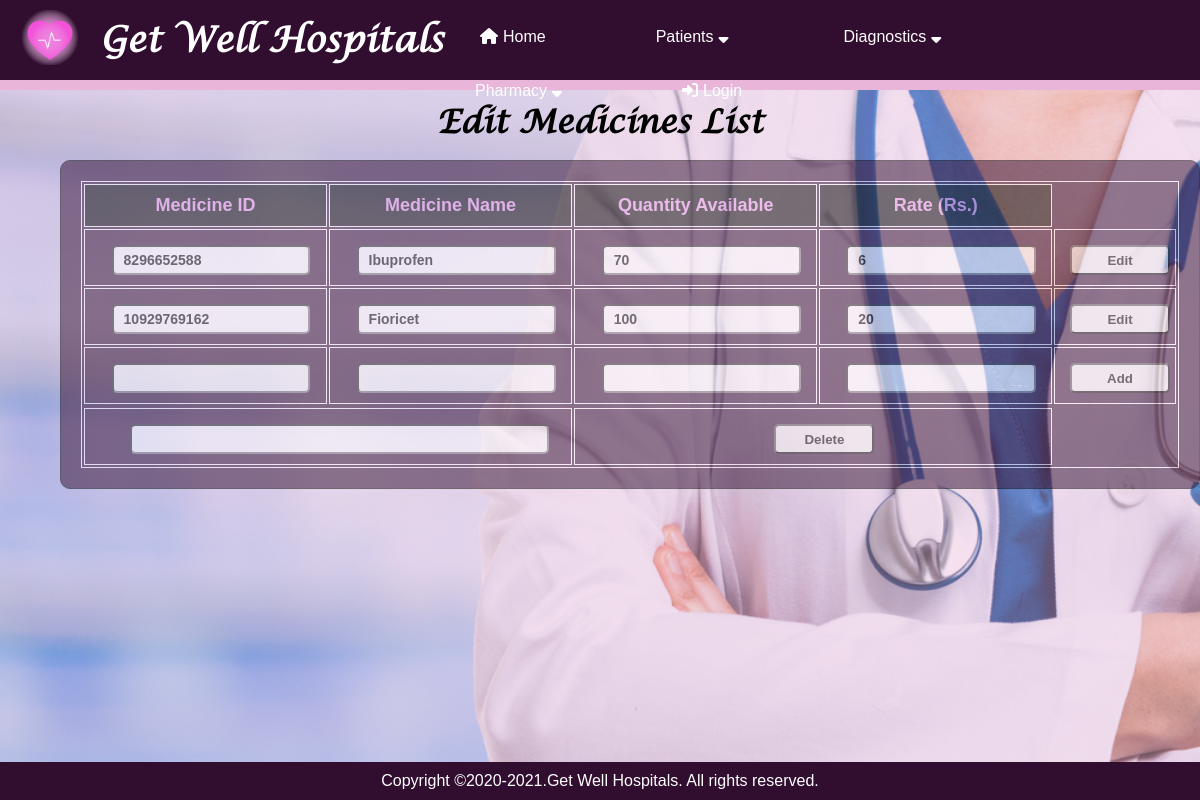
The page /edit_medicines on the database its author committed.
### application/routes.py (models this page shows)
class Medicine(db.Model):
    __tablename__ = 'medicine'
    medicine_id = Column(Integer, primary_key=True)
    medicine_name = Column(String)
    quantity_available = Column(Integer)
    rate = Column(Integer)

### application/routes.py (the view)
@app.route('/edit_medicines')
def edit_medicines():
    medicines = Medicine.query.all()
    return render_template("edit_medicines.html",medicines=medicines)

### application/templates/edit_medicines.html (shortened to what this page needs)
{% extends "layout.html" %}
{% block content %}
<h1>Edit Medicines List</h1>
<div class="background_table_bill" style="left: 5%;">
<div style="opacity:inherit 200%;">
        <table style="width:100%">
            <tr style="color: rgb(235, 157, 235);" >
              <th>Medicine ID</th>
              <th>Medicine Name</th>
              <th>Quantity Available</th>
              <th>Rate (Rs.)</th>
            </tr>
            {% for med in medicines %}
            <form action="edit_med3/{{med.medicine_id}}" method="POST">
            <tr style="text-align: center;">
              <td><input type="text" name="medicine_id" value={{med.medicine_id}}></td>
              <td><input type="text" name="medicine_name" value={{med.medicine_name}}></td>
              <td> <input type="text" name="quantity_available" value={{med.quantity_available}}></td>
              <td><input type="text" name="rate" value={{med.rate}}></td>
              <td>
                  <button type="submit" style="width:100px;">Edit</button>
              </td>
          </tr>
          </form>
            {% endfor %}
            <form action="add_med2" method="POST">
            <tr  style="text-align: center;">
              <td><input type="text" name="medicine_id" ></td>
              <td><input type="text" name="medicine_name"></td>
              <td><input type="text" name="quantity_available"></td>
              <td><input type="text" name="rate"></td>
              <td>
                <button type="submit" style="width:100px;">Add</button>
              </td>
            </tr>
          </form>
          <form action="delete_med2" method="POST">
            <td colspan='2'><input type="text" name="medicine_id"></td>
            <td colspan='2'>
                <button type="submit" style="width:100px; ">Delete</button>
            </td>
          </form>
            </table>
          </div>
        </div>
   {% endblock %}

### application/static/css/pages.css (style rules this page uses)
* { padding: 0; margin: 0; text-decoration: none; list-style: none; box-sizing: border-box; }
body { font-family: 'Lucida Calligraphy'; }
body { background: url(/static/images/bg6.png) no-repeat; background-size: cover; background-color: #e9b5d8; background-position: 30% 15% ; }
h1 { text-align: center; padding-top: 100px; }
table { text-align: left; position: relative; opacity: 100%; font-family: 'Franklin Gothic Medium', 'Arial Narrow', Arial, sans-serif; font-size: 18px; }
th { padding: 10px; position: relative; width:300px; opacity: 100%; }
input { width:90%; height: 30px; color: black; border-radius: 5px; font-weight: 600; font-size: 14px; padding-left: 10px; margin:5px 0 0 5%; text-decoration: none; }
button { width:90%; height: 30px; align-items: center; border-radius: 5px; font-weight: 600; color: black; margin:5px 0 0 5%; }
.background_table_bill { background-color: #310d2f; color: white; font-family: 'Franklin Gothic Medium', 'Arial Narrow', Arial, sans-serif;; position: absolute; opacity: 50%; top:20%; border: 1px solid black; padding:20px; margin-bottom: 100px; border-radius: 10px; z-index:-1; }
.background_table_bill table { stroke:10px; border: 1px solid white; }
.background_table_bill table tr { text-align: center; border: 1px solid white; }
.background_table_bill table tr td { text-align: center; padding:10px; border: 1px solid white; }
.background_table_bill table tr th { text-align: center; padding:10px; border: 1px solid white; background-color: black; }

### rows shown on the page
Medicine: medicine_id "8296652588", medicine_name "Ibuprofen", quantity_available "70", rate "6"
Medicine: medicine_id "10929769162", medicine_name "Fioricet", quantity_available "100", rate "20"
